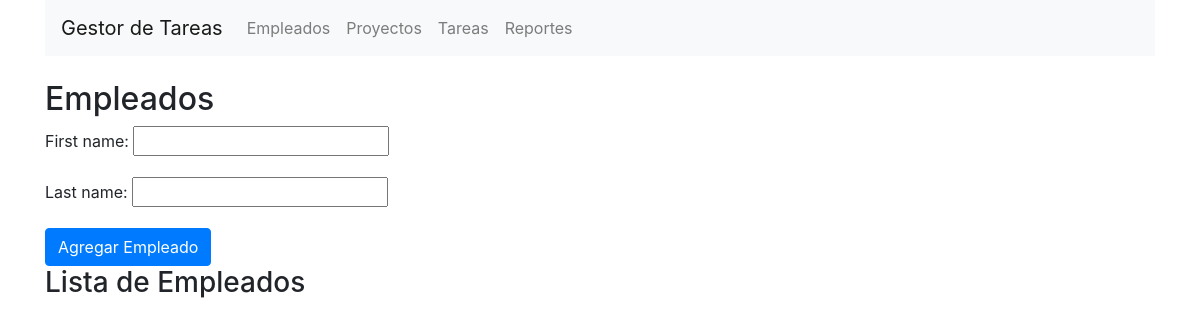
/empleados/, run on an earlier commit of the app's database.
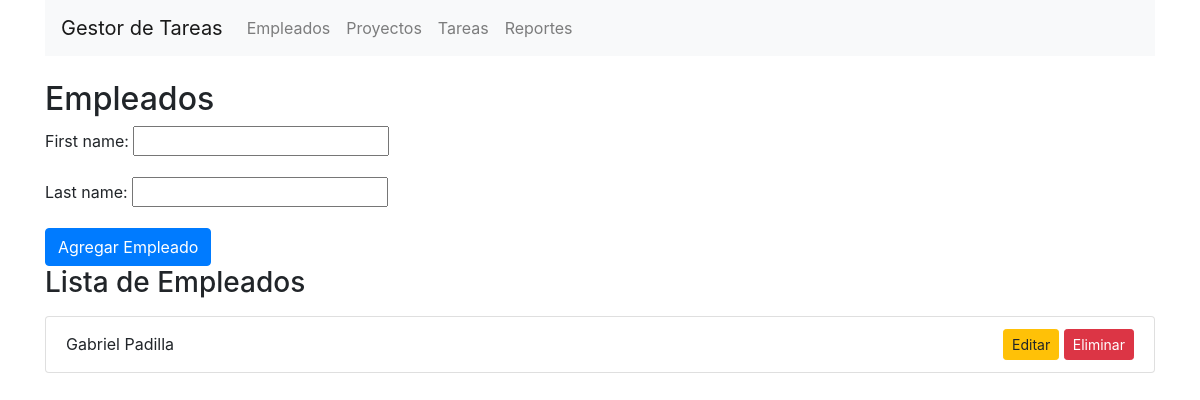
And on a later commit of the database.
### core/models.py (models this page shows, shortened)
class Employee(models.Model):
    first_name = models.CharField(max_length=100)
    last_name = models.CharField(max_length=100)

### core/views.py (the view)
# urls.py: path('empleados/', views.empleados, name='empleados'),
def empleados(request):
    employees = Employee.objects.all()
    if request.method == 'POST':
        form = EmployeeForm(request.POST)
        if form.is_valid():
            form.save()
            return redirect('empleados')
    else:
        form = EmployeeForm()
    return render(request, 'empleados.html', {
        'employees': employees,
        'form': form
    })

### core/forms.py
class EmployeeForm(forms.ModelForm):
    class Meta:
        model = Employee
        fields = '__all__'

### core/templates/empleados.html (shortened to what this page needs)
{% extends 'base.html' %}
{% block content %}
<h2>Empleados</h2>
<form method="POST">
    {{ form.as_p }}
    <button type="submit" class="btn btn-primary">Agregar Empleado</button>
</form>
<h3>Lista de Empleados</h3>
<ul class="list-group mt-3">
    {% for employee in employees %}
        <li class="list-group-item d-flex justify-content-between align-items-center">
            {{ employee.first_name }} {{ employee.last_name }}
            <div>
                <a href="{% url 'editar_empleado' employee.id %}" class="btn btn-warning btn-sm">Editar</a>
                <a href="{% url 'eliminar_empleado' employee.id %}" class="btn btn-danger btn-sm">Eliminar</a>
            </div>
        </li>
    {% endfor %}
</ul>
{% endblock %}

What changed in the data, as far as the page shows it:
added Employee: first_name "Gabriel", last_name "Padilla"
